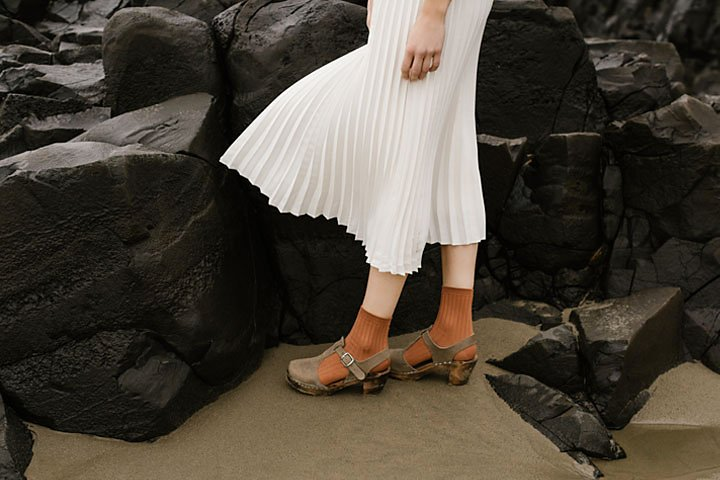
#> input picture a1images/highlights_and_shadows.jpg, 720 x 480 px
$ jupyter execute question-3.ipynb
#> lines starting #> are read from the running program, lines starting #| are printed output that depends on the picture; long printed decimals are rounded
[cell 1]
import cv2
import numpy as np
import matplotlib.pyplot as plt

[cell 2]
img=cv2.imread("a1images/highlights_and_shadows.jpg")
#> img is the input picture: shape (480, 720, 3); mean B, G, R 58.1, 68.6, 75.7
plt.imshow(cv2.cvtColor(img, cv2.COLOR_BGR2RGB))

[cell 3]
lab_image=cv2.cvtColor(img, cv2.COLOR_BGR2LAB)
#> lab_image: shape (480, 720, 3); mean of channels 0, 1, 2 71.3, 129.1, 135
plt.imshow(lab_image)

[cell 4]
lab_image2=cv2.cvtColor(img, cv2.COLOR_RGB2LAB)
#> lab_image2: shape (480, 720, 3); mean of channels 0, 1, 2 68.7, 126, 122.6
plt.imshow(lab_image2)

[cell 5]
img3=cv2.cvtColor(img, cv2.COLOR_BGR2RGB)
lab_imageNew=cv2.cvtColor(img3,cv2.COLOR_RGB2LAB)
plt.imshow(lab_imageNew)
plt.axis('off')

[cell 6]
L, a, b = cv2.split(lab_imageNew)
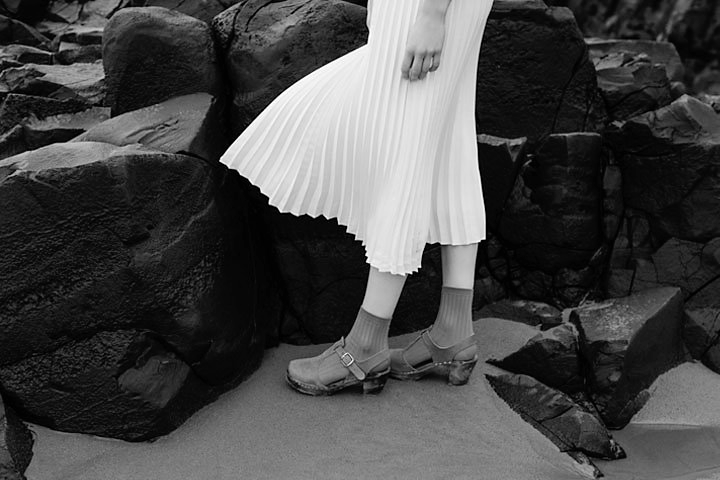
#> L: shape (480, 720); min 0, max 255, mean 71.3
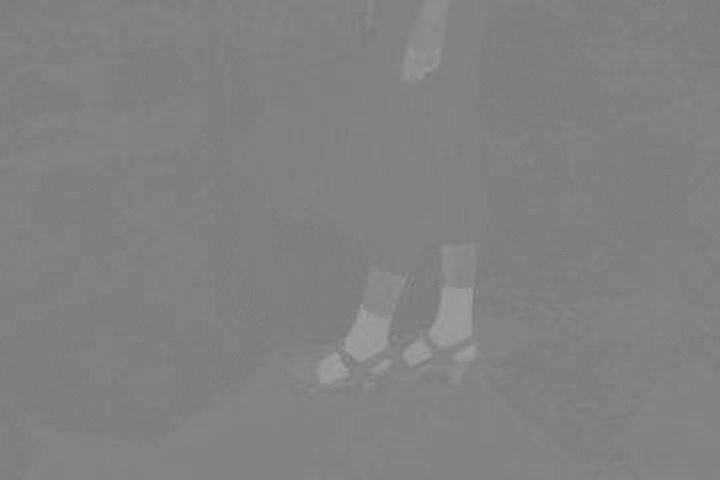
#> a: shape (480, 720); min 119, max 160, mean 129.1
print(L.shape, L.dtype)
#| (480, 720) uint8
print(a.shape, a.dtype)
#| (480, 720) uint8
print(b.shape, b.dtype)
#| (480, 720) uint8

[cell 7]
import matplotlib.pyplot as plt

plt.figure(figsize=(12,4))

plt.subplot(1,3,1)
plt.imshow(L, cmap='gray')
plt.title('L')
plt.axis('off')

plt.subplot(1,3,2)
plt.imshow(a, cmap='gray')
plt.title('a')
plt.axis('off')

plt.subplot(1,3,3)
plt.imshow(b, cmap='gray')
plt.title('b')
plt.axis('off')

plt.show()
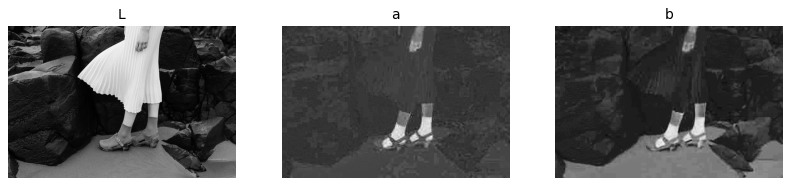
#> figure drawn by matplotlib, 3 panels

[cell 8]
def gamma_correction(channel, gamma):
#> called with gamma = 0.5
    normalized = channel / 255.0
    corrected = np.power(normalized, gamma)
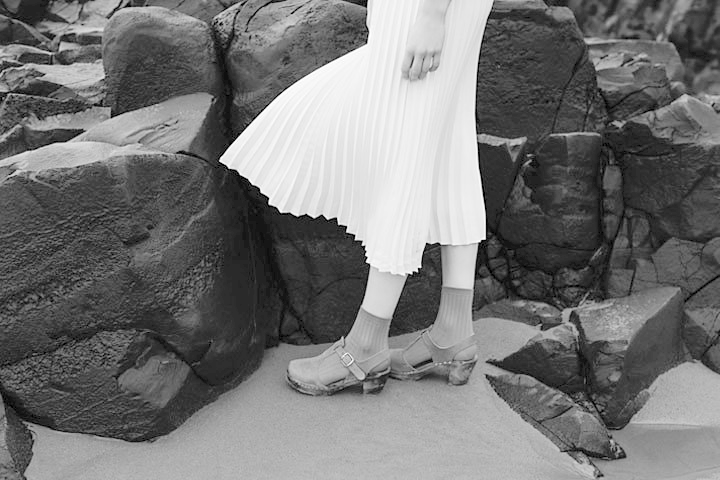
#> corrected: shape (480, 720) float64; min 0, max 1, mean 0.462
    return np.uint8(corrected * 255)

gamma = 0.5
L_corrected = gamma_correction(L, gamma)

lab_corrected = cv2.merge([L_corrected, a, b])
#> lab_corrected: shape (480, 720, 3); mean of channels 0, 1, 2 117.3, 129.1, 135

img_corrected = cv2.cvtColor(lab_corrected, cv2.COLOR_LAB2RGB)
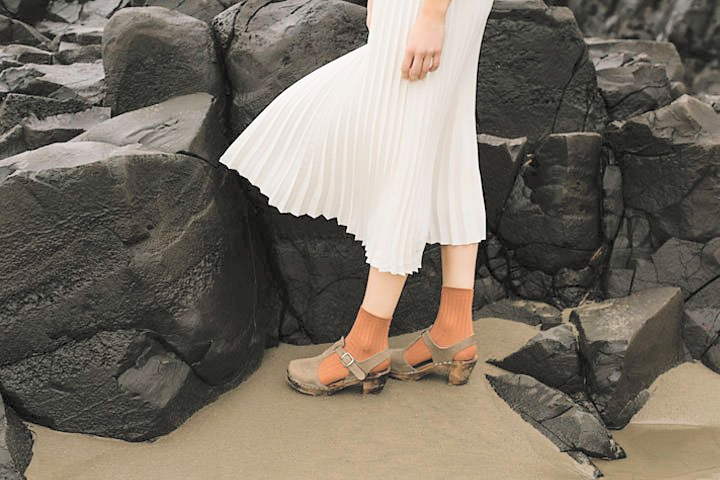
#> img_corrected: shape (480, 720, 3); mean R, G, B 118.8, 111.1, 100.2

[cell 9]
plt.figure(figsize=(12,4))
plt.subplot(1,3,1)
plt.imshow(cv2.cvtColor(img, cv2.COLOR_BGR2RGB))
plt.title('original')
plt.axis('off')

plt.subplot(1,3,2)
plt.imshow(lab_corrected)
plt.title('LAB corrected')
plt.axis('off')

plt.subplot(1,3,3)
plt.imshow(img_corrected)
plt.title('corrected Image')
plt.axis('off')

[cell 10]
plt.figure(figsize=(12,4))

plt.subplot(1,2,1)
plt.hist(L.ravel(), bins=256, color='gray')
plt.title('original')

plt.subplot(1,2,2)
plt.hist(img_corrected.ravel(), bins=256, color='gray')
plt.title('corrected Image')
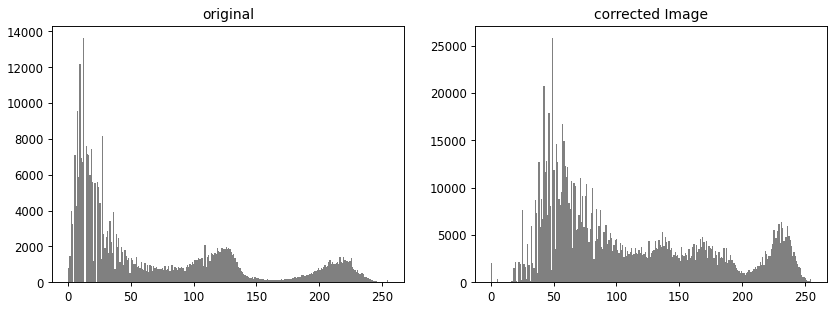
#> figure drawn by matplotlib, 2 panels; panel 1: tallest bar 13634 high, from x = 11.95 to 12.95; panel 2: tallest bar 25821 high, from x = 48.81 to 49.8

[cell 11]
mean_L = np.mean(L)
#> mean_L = 71.26
print("Mean L value:", mean_L)
#| Mean L value: 71.257

# Get a gamma value
new_gamma = np.log(0.5) / np.log(mean_L / 255)
#> new_gamma = 0.544
print("Calculated gamma value:", new_gamma)
#| Calculated gamma value: 0.5437

[cell 12]
new_L_corrected = gamma_correction(L, new_gamma)

new_lab_corrected = cv2.merge([new_L_corrected, a, b])
#> new_lab_corrected: shape (480, 720, 3); mean of channels 0, 1, 2 111.3, 129.1, 135

new_img_corrected = cv2.cvtColor(new_lab_corrected, cv2.COLOR_LAB2RGB)

[cell 13]
plt.figure(figsize=(12,8))
plt.subplot(2,2,1)
plt.imshow(cv2.cvtColor(img, cv2.COLOR_BGR2RGB))
plt.title('original')
plt.axis('off')

plt.subplot(2,2,2)
plt.imshow(img_corrected)
plt.title('corrected Image')
plt.axis('off')

plt.subplot(2,2,3)
plt.hist(L.ravel(), bins=256, color='gray')
plt.title('original histogram')

plt.subplot(2,2,4)
plt.hist(img_corrected.ravel(), bins=256, color='gray')
plt.title('Corrected Image  histogram')
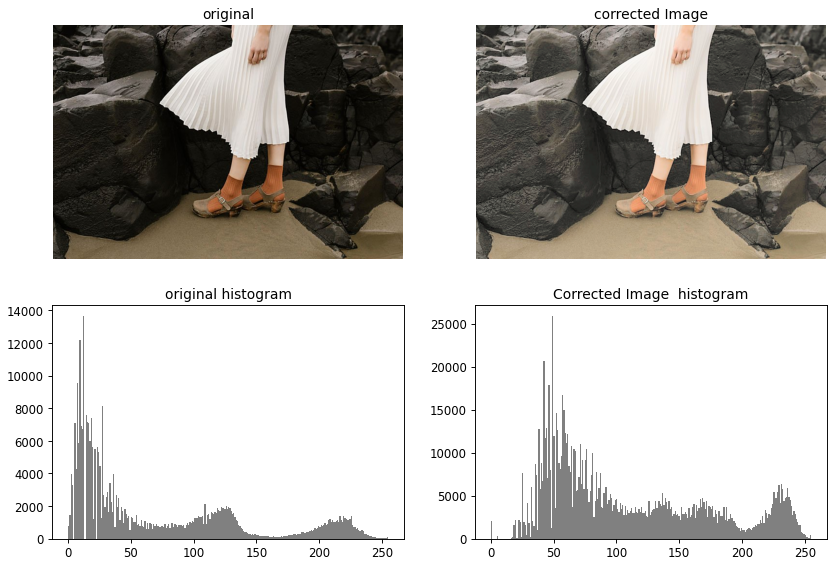
#> figure drawn by matplotlib, 4 panels; panel 3: tallest bar 13634 high, from x = 11.95 to 12.95; panel 4: tallest bar 25821 high, from x = 48.81 to 49.8

[cell 14]
plt.figure(figsize=(12,4))
plt.subplot(1,2,1)
plt.imshow(img_corrected)
plt.title('corrected Image')
plt.axis('off')

plt.subplot(1,2,2)
plt.imshow(new_img_corrected)
plt.title('New corrected Image')
plt.axis('off')

[cell 15]
plt.figure(figsize=(12,8))
plt.subplot(1,3,1)
plt.imshow(cv2.cvtColor(img, cv2.COLOR_BGR2RGB))
plt.title('original')
plt.axis('off')

plt.subplot(1,3,2)
plt.imshow(img_corrected)
plt.title('corrected Image')
plt.axis('off')

plt.subplot(1,3,3)
plt.imshow(new_img_corrected)
plt.title('New corrected Image')
plt.axis('off')

[cell 16]
plt.figure(figsize=(12,8))
plt.subplot(2,2,1)
plt.imshow(cv2.cvtColor(img, cv2.COLOR_BGR2RGB))
plt.title('original')
plt.axis('off')

plt.subplot(2,2,2)
plt.imshow(new_img_corrected)
plt.title('New corrected Image')
plt.axis('off')

plt.subplot(2,2,3)
plt.hist(L.ravel(), bins=256, color='gray')
plt.title('original histogram')

plt.subplot(2,2,4)
plt.hist(new_img_corrected.ravel(), bins=256, color='gray')
plt.title('New corrected Image  histogram')
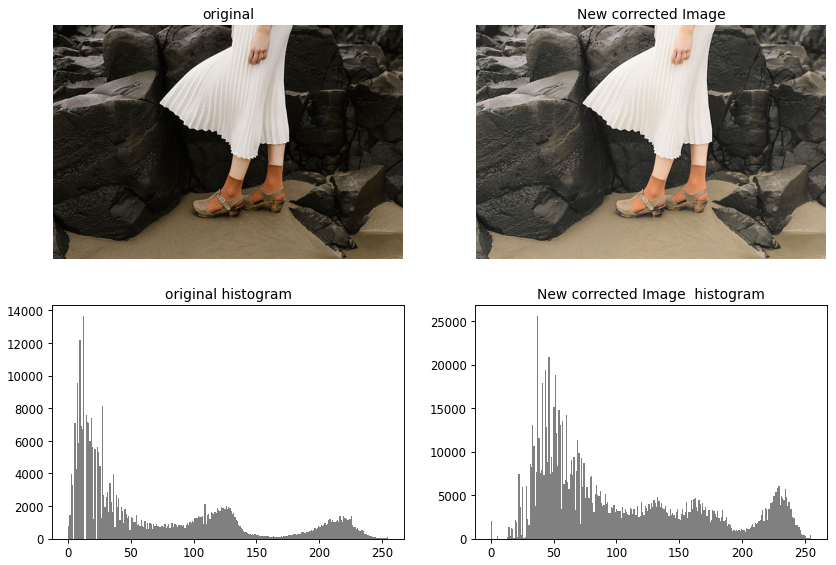
#> figure drawn by matplotlib, 4 panels; panel 3: tallest bar 13634 high, from x = 11.95 to 12.95; panel 4: tallest bar 25541 high, from x = 36.86 to 37.85

$ run again, with a1images/daisy.jpg copied over a1images/highlights_and_shadows.jpg
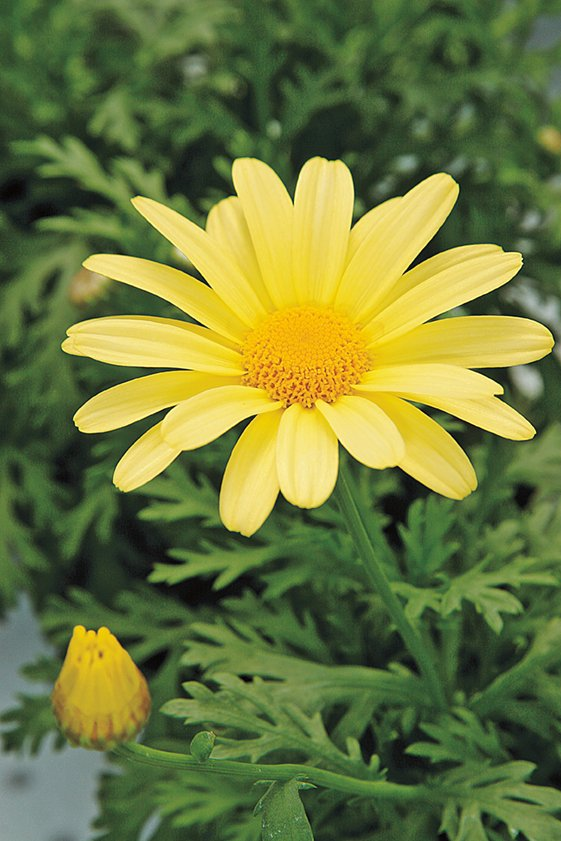
#> input picture a1images/daisy.jpg, 561 x 841 px
#> img is the input picture: shape (841, 561, 3); mean B, G, R 60.7, 120.3, 108.5
#> lab_image: shape (841, 561, 3); mean of channels 0, 1, 2 121.3, 114.4, 157.2
#> lab_image2: shape (841, 561, 3); mean of channels 0, 1, 2 116.8, 107.5, 129.8
#| (841, 561) uint8
#| (841, 561) uint8
#| (841, 561) uint8
#> lab_corrected: shape (841, 561, 3); mean of channels 0, 1, 2 169.5, 114.4, 157.2
#> `[cell 10] plt.figure(figsize=(12,4))  plt.subplot(1,2,1) plt.hist(L.ra..`:
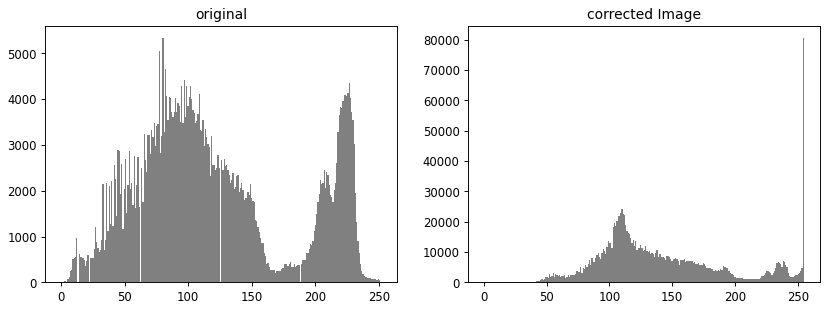
#> figure drawn by matplotlib, 2 panels; panel 1: tallest bar 5335 high, from x = 79.73 to 80.72; panel 2: tallest bar 80608 high, from x = 254 to 255
#> mean_L = 121.3
#| Mean L value: 121.320
#> new_gamma = 0.933
#| Calculated gamma value: 0.9331
#> new_lab_corrected: shape (841, 561, 3); mean of channels 0, 1, 2 126, 114.4, 157.2
#> `[cell 16] plt.figure(figsize=(12,8)) plt.subplot(2,2,1) plt.imshow(cv2..`:
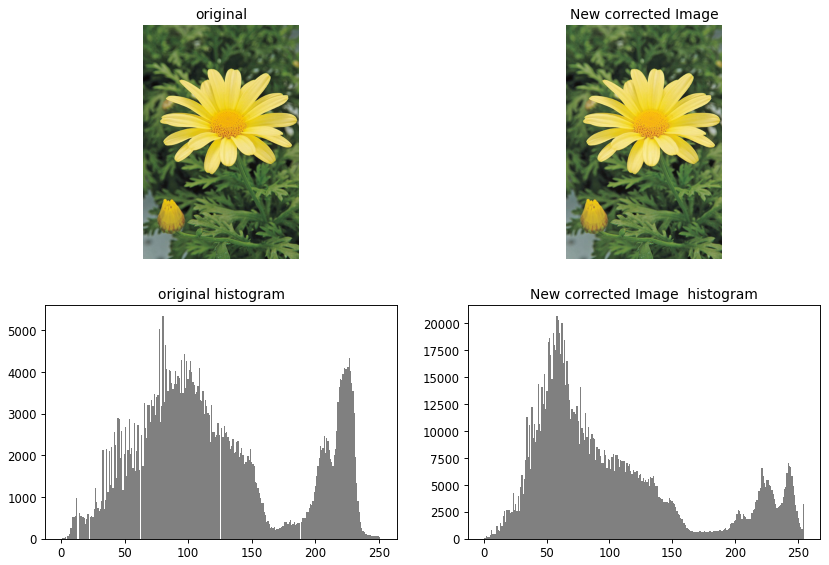
#> figure drawn by matplotlib, 4 panels; panel 3: tallest bar 5335 high, from x = 79.73 to 80.72; panel 4: tallest bar 20649 high, from x = 57.77 to 58.77

$ run again, with a1images/emma.jpg copied over a1images/highlights_and_shadows.jpg
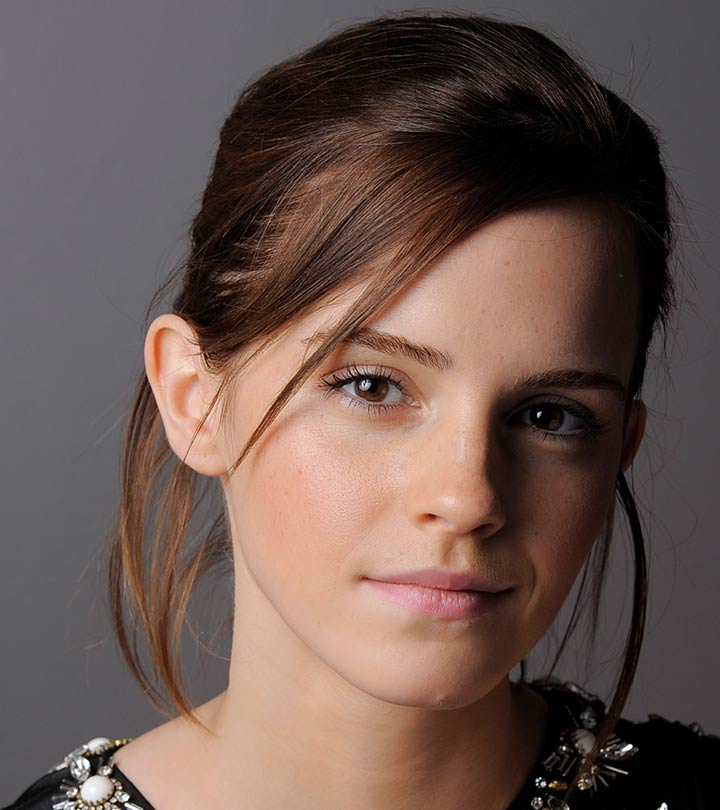
#> input picture a1images/emma.jpg, 720 x 810 px
#> img is the input picture: shape (810, 720, 3); mean B, G, R 80.1, 87.4, 106.8
#> lab_image: shape (810, 720, 3); mean of channels 0, 1, 2 97, 134.8, 135.1
#> lab_image2: shape (810, 720, 3); mean of channels 0, 1, 2 92.9, 130.5, 116.5
#| (810, 720) uint8
#| (810, 720) uint8
#| (810, 720) uint8
#> lab_corrected: shape (810, 720, 3); mean of channels 0, 1, 2 145.4, 134.8, 135.1
#> `[cell 10] plt.figure(figsize=(12,4))  plt.subplot(1,2,1) plt.hist(L.ra..`:
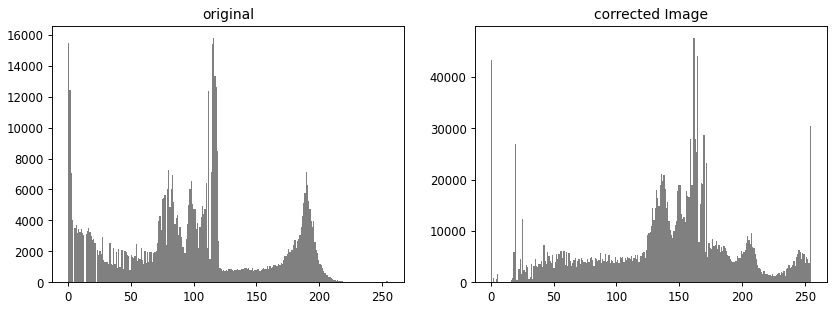
#> figure drawn by matplotlib, 2 panels; panel 1: tallest bar 15795 high, from x = 115.5 to 116.5; panel 2: tallest bar 47596 high, from x = 161.4 to 162.4
#> mean_L = 97.03
#| Mean L value: 97.026
#> new_gamma = 0.717
#| Calculated gamma value: 0.7173
#> new_lab_corrected: shape (810, 720, 3); mean of channels 0, 1, 2 120.5, 134.8, 135.1
#> `[cell 16] plt.figure(figsize=(12,8)) plt.subplot(2,2,1) plt.imshow(cv2..`:
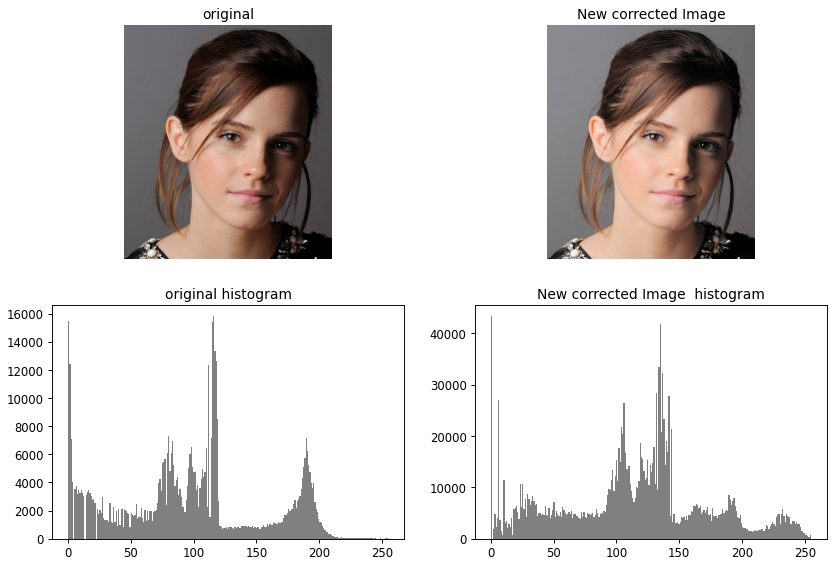
#> figure drawn by matplotlib, 4 panels; panel 3: tallest bar 15795 high, from x = 115.5 to 116.5; panel 4: tallest bar 43249 high, from x = 0 to 0.996
